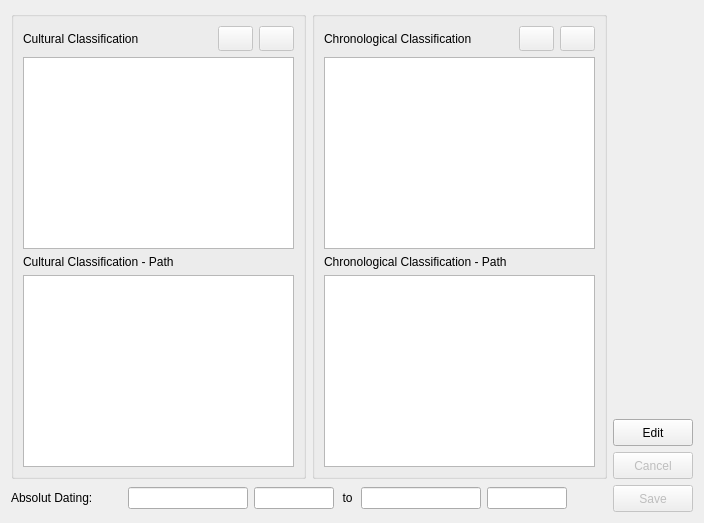
          <widget class="QWidget" name="tab_Cultural">
           <attribute name="title">
            <string>Classification</string>
           </attribute>
           <layout class="QGridLayout" name="gridLayout_12">
            <item row="0" column="0" rowspan="3">
             <widget class="QGroupBox" name="groupBox_Cultural">
              <property name="minimumSize">
               <size>
                <width>250</width>
                <height>180</height>
               </size>
              </property>
              <property name="maximumSize">
               <size>
                <width>500</width>
                <height>16777215</height>
               </size>
              </property>
              <property name="title">
               <string/>
              </property>
              <layout class="QGridLayout" name="gridLayout_10">
               <item row="0" column="0">
                <widget class="QLabel" name="label_4">
                 <property name="text">
                  <string>Cultural Classification</string>
                 </property>
                </widget>
               </item>
               <item row="3" column="0" colspan="3">
                <widget class="QTextEdit" name="textEdit_Cultural">
                 <property name="minimumSize">
                  <size>
                   <width>200</width>
                   <height>25</height>
                  </size>
                 </property>
                 <property name="readOnly">
                  <bool>true</bool>
                 </property>
                </widget>
               </item>
               <item row="0" column="2">
                <widget class="QToolButton" name="toolButton_Cultural_delete">
                 <property name="enabled">
                  <bool>false</bool>
                 </property>
                 <property name="minimumSize">
                  <size>
                   <width>35</width>
                   <height>25</height>
                  </size>
                 </property>
                 <property name="maximumSize">
                  <size>
                   <width>35</width>
                   <height>25</height>
                  </size>
                 </property>
                 <property name="text">
                  <string/>
                 </property>
                 <property name="icon">
                  <iconset resource="Icons.qrc">
                   <normaloff>:/buttons/delete</normaloff>:/buttons/delete</iconset>
                 </property>
                </widget>
               </item>
               <item row="2" column="0" colspan="3">
                <widget class="QLabel" name="label_5">
                 <property name="text">
                  <string>Cultural Classification - Path</string>
                 </property>
                </widget>
               </item>
               <item row="1" column="0" colspan="3">
                <widget class="QTableView" name="tableViewCultural">
                 <property name="minimumSize">
                  <size>
                   <width>200</width>
                   <height>25</height>
                  </size>
                 </property>
                 <property name="showGrid">
                  <bool>false</bool>
                 </property>
                 <attribute name="horizontalHeaderVisible">
                  <bool>false</bool>
                 </attribute>
                 <attribute name="verticalHeaderVisible">
                  <bool>false</bool>
                 </attribute>
                </widget>
               </item>
               <item row="0" column="1">
                <widget class="QToolButton" name="toolButton_Cultural_add">
                 <property name="enabled">
                  <bool>false</bool>
                 </property>
                 <property name="minimumSize">
                  <size>
                   <width>35</width>
                   <height>25</height>
                  </size>
                 </property>
                 <property name="maximumSize">
                  <size>
                   <width>35</width>
                   <height>25</height>
                  </size>
                 </property>
                 <property name="text">
                  <string/>
                 </property>
                 <property name="icon">
                  <iconset resource="Icons.qrc">
                   <normaloff>:/buttons/add</normaloff>:/buttons/add</iconset>
                 </property>
                </widget>
               </item>
              </layout>
             </widget>
            </item>
            <item row="0" column="1" rowspan="3">
             <widget class="QGroupBox" name="groupBox">
              <property name="minimumSize">
               <size>
                <width>250</width>
                <height>180</height>
               </size>
              </property>
              <property name="title">
               <string/>
              </property>
              <layout class="QGridLayout" name="gridLayout_11">
               <item row="0" column="0">
                <widget class="QLabel" name="label_7">
                 <property name="text">
                  <string>Chronological Classification</string>
                 </property>
                </widget>
               </item>
               <item row="2" column="0" colspan="3">
                <widget class="QLabel" name="label_6">
                 <property name="text">
                  <string>Chronological Classification - Path</string>
                 </property>
                </widget>
               </item>
               <item row="3" column="0" colspan="3">
                <widget class="QTextEdit" name="textEdit_Chronological">
                 <property name="minimumSize">
                  <size>
                   <width>200</width>
                   <height>25</height>
                  </size>
                 </property>
                 <property name="readOnly">
                  <bool>true</bool>
                 </property>
                </widget>
               </item>
               <item row="0" column="2">
                <widget class="QToolButton" name="toolButton_chronological_delete">
                 <property name="enabled">
                  <bool>false</bool>
                 </property>
                 <property name="minimumSize">
                  <size>
                   <width>35</width>
                   <height>25</height>
                  </size>
                 </property>
                 <property name="maximumSize">
                  <size>
                   <width>35</width>
                   <height>25</height>
                  </size>
                 </property>
                 <property name="text">
                  <string/>
                 </property>
                 <property name="icon">
                  <iconset resource="Icons.qrc">
                   <normaloff>:/buttons/delete</normaloff>:/buttons/delete</iconset>
                 </property>
                </widget>
               </item>
               <item row="1" column="0" colspan="3">
                <widget class="QTableView" name="tableViewChronological">
                 <property name="minimumSize">
                  <size>
                   <width>200</width>
                   <height>25</height>
                  </size>
                 </property>
                 <property name="showGrid">
                  <bool>false</bool>
                 </property>
                 <attribute name="horizontalHeaderVisible">
                  <bool>false</bool>
                 </attribute>
                 <attribute name="verticalHeaderVisible">
                  <bool>false</bool>
                 </attribute>
                </widget>
               </item>
               <item row="0" column="1">
                <widget class="QToolButton" name="toolButton_Chronological_add">
                 <property name="enabled">
                  <bool>false</bool>
                 </property>
                 <property name="minimumSize">
                  <size>
                   <width>35</width>
                   <height>25</height>
                  </size>
                 </property>
                 <property name="maximumSize">
                  <size>
                   <width>35</width>
                   <height>25</height>
                  </size>
                 </property>
                 <property name="text">
                  <string/>
                 </property>
                 <property name="icon">
                  <iconset resource="Icons.qrc">
                   <normaloff>:/buttons/add</normaloff>:/buttons/add</iconset>
                 </property>
                </widget>
               </item>
              </layout>
             </widget>
            </item>
            <item row="0" column="2">
             <spacer name="verticalSpacer_5">
              <property name="orientation">
               <enum>Qt::Vertical</enum>
              </property>
              <property name="sizeHint" stdset="0">
               <size>
                <width>20</width>
                <height>191</height>
               </size>
              </property>
             </spacer>
            </item>
            <item row="1" column="2">
             <widget class="QPushButton" name="pushButton_Edit_Cultural">
              <property name="minimumSize">
               <size>
                <width>80</width>
                <height>27</height>
               </size>
              </property>
              <property name="maximumSize">
               <size>
                <width>80</width>
                <height>27</height>
               </size>
              </property>
              <property name="text">
               <string>Edit</string>
              </property>
              <property name="icon">
               <iconset resource="Icons.qrc">
                <normaloff>:/buttons/edit</normaloff>:/buttons/edit</iconset>
              </property>
             </widget>
            </item>
            <item row="2" column="2">
             <widget class="QPushButton" name="pushButton_Cancel_Cultural">
              <property name="enabled">
               <bool>false</bool>
              </property>
              <property name="minimumSize">
               <size>
                <width>80</width>
                <height>27</height>
               </size>
              </property>
              <property name="maximumSize">
               <size>
                <width>80</width>
                <height>27</height>
               </size>
              </property>
              <property name="text">
               <string>Cancel</string>
              </property>
              <property name="icon">
               <iconset resource="Icons.qrc">
                <normaloff>:/buttons/cancel</normaloff>:/buttons/cancel</iconset>
              </property>
             </widget>
            </item>
            <item row="3" column="0" colspan="2">
             <layout class="QGridLayout" name="gridLayout_9">
              <item row="0" column="4">
               <widget class="QLineEdit" name="lineEdit_EndTime_Prefix">
                <property name="minimumSize">
                 <size>
                  <width>120</width>
                  <height>0</height>
                 </size>
                </property>
                <property name="maximumSize">
                 <size>
                  <width>120</width>
                  <height>16777215</height>
                 </size>
                </property>
                <property name="text">
                 <string/>
                </property>
                <property name="alignment">
                 <set>Qt::AlignRight|Qt::AlignTrailing|Qt::AlignVCenter</set>
                </property>
               </widget>
              </item>
              <item row="0" column="0">
               <widget class="QLabel" name="label_2">
                <property name="minimumSize">
                 <size>
                  <width>111</width>
                  <height>0</height>
                 </size>
                </property>
                <property name="maximumSize">
                 <size>
                  <width>111</width>
                  <height>16777215</height>
                 </size>
                </property>
                <property name="text">
                 <string>Absolut Dating:</string>
                </property>
               </widget>
              </item>
              <item row="0" column="5">
               <widget class="QLineEdit" name="lineEdit_Cultural_EndTimeAbsolut">
                <property name="minimumSize">
                 <size>
                  <width>80</width>
                  <height>0</height>
                 </size>
                </property>
                <property name="maximumSize">
                 <size>
                  <width>80</width>
                  <height>16777215</height>
                 </size>
                </property>
                <property name="alignment">
                 <set>Qt::AlignRight|Qt::AlignTrailing|Qt::AlignVCenter</set>
                </property>
               </widget>
              </item>
              <item row="0" column="2">
               <widget class="QLineEdit" name="lineEdit_Cultural_StartTimeAbsolut">
                <property name="minimumSize">
                 <size>
                  <width>80</width>
                  <height>0</height>
                 </size>
                </property>
                <property name="maximumSize">
                 <size>
                  <width>80</width>
                  <height>16777215</height>
                 </size>
                </property>
                <property name="alignment">
                 <set>Qt::AlignRight|Qt::AlignTrailing|Qt::AlignVCenter</set>
                </property>
               </widget>
              </item>
              <item row="0" column="6">
               <spacer name="horizontalSpacer_2">
                <property name="orientation">
                 <enum>Qt::Horizontal</enum>
                </property>
                <property name="sizeHint" stdset="0">
                 <size>
                  <width>40</width>
                  <height>20</height>
                 </size>
                </property>
               </spacer>
              </item>
              <item row="0" column="1">
               <widget class="QLineEdit" name="lineEdit_StartTime_Prefix">
                <property name="minimumSize">
                 <size>
                  <width>120</width>
                  <height>0</height>
                 </size>
                </property>
                <property name="maximumSize">
                 <size>
                  <width>120</width>
                  <height>16777215</height>
                 </size>
                </property>
                <property name="text">
                 <string/>
                </property>
                <property name="alignment">
                 <set>Qt::AlignRight|Qt::AlignTrailing|Qt::AlignVCenter</set>
                </property>
               </widget>
              </item>
              <item row="0" column="3">
               <widget class="QLabel" name="label_3">
                <property name="minimumSize">
                 <size>
                  <width>15</width>
                  <height>0</height>
                 </size>
                </property>
                <property name="maximumSize">
                 <size>
                  <width>15</width>
                  <height>16777215</height>
                 </size>
                </property>
                <property name="text">
                 <string>to</string>
                </property>
                <property name="alignment">
                 <set>Qt::AlignCenter</set>
                </property>
               </widget>
              </item>
             </layout>
            </item>
            <item row="3" column="2">
             <widget class="QPushButton" name="pushButton_Save_Cultural">
              <property name="enabled">
               <bool>false</bool>
              </property>
              <property name="minimumSize">
               <size>
                <width>80</width>
                <height>27</height>
               </size>
              </property>
              <property name="maximumSize">
               <size>
                <width>80</width>
                <height>27</height>
               </size>
              </property>
              <property name="text">
               <string>Save</string>
              </property>
              <property name="icon">
               <iconset resource="Icons.qrc">
                <normaloff>:/buttons/save</normaloff>:/buttons/save</iconset>
              </property>
             </widget>
            </item>
           </layout>
          </widget>
